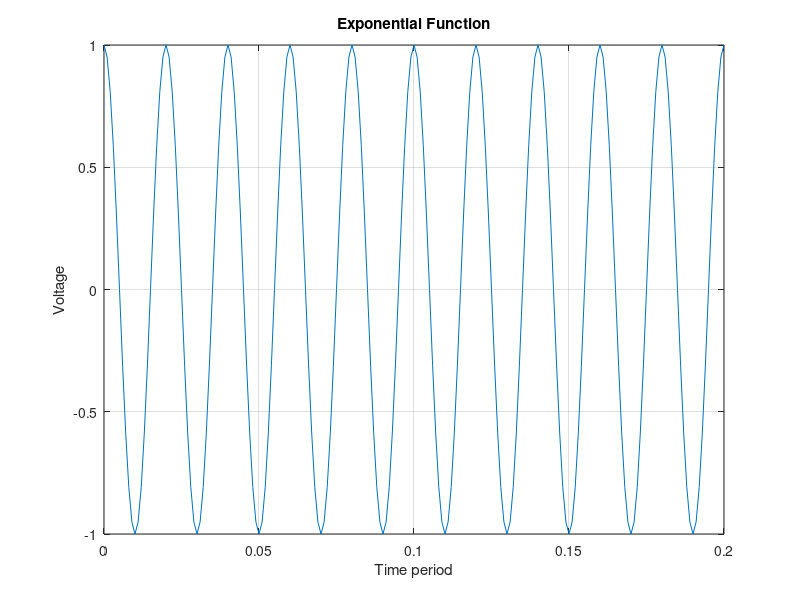

Here is the MATLAB script that generated this plot:
%%
clear all
clc
f = 50; tp = 1 / f; %freq and time period
fs = 1000; ts = 1 / fs; %sampling freq and time period
t = 0:ts:10*tp;
x = exp(-i*2*pi*f*t)
plot(t,x)
title('Exponential Function')
xlabel('Time period')
ylabel('Voltage')
grid on